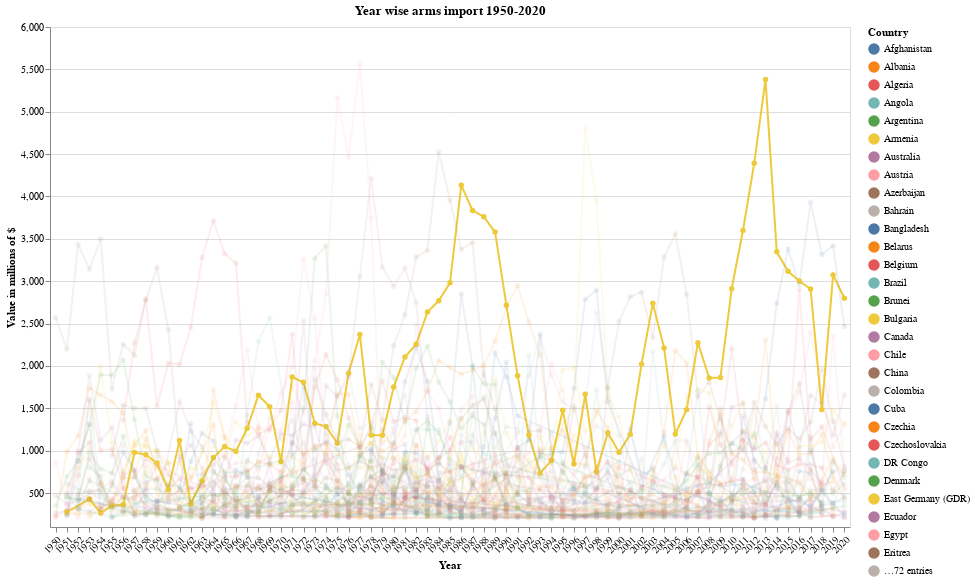

Notebook source saved alongside this figure:
### Markdown cell above
## Arms import over the years

### Code cell
dropdown_category = alt.binding_select(options=list(importer["Country"].unique()), name=" ")
selection_country = alt.selection_single(fields=["Country"], bind=dropdown_category,init={'Country': 'India'})

alt.Chart(importer, title='Year wise arms import 1950-2020').mark_line(point=True).encode(
    alt.X('variable', title='Year',  axis=alt.Axis(labelAngle=-45)),
    alt.Y('value',title='Value in millions of $',scale=alt.Scale(type='linear', domain=[100, 6000])),
    color='Country',
    opacity=alt.condition(
        selection_country,
        alt.value(1),
        alt.value(0.1)
)).add_selection(selection_country).properties(height=500, width=800)

### Figure 1 — Vega-Lite specification as saved in the notebook (floating-point values rounded to 4 significant figures; data arrays with more than 128 entries replaced by an {"elided": "..."} marker saying what was removed)
{"config": {"view": {"continuousWidth": 400, "continuousHeight": 300}}, "data": {"name": "data-b10f6df80dba1e3b093b3c867742ffc3"}, "mark": {"type": "line", "point": true}, "encoding": {"color": {"type": "nominal", "field": "Country"}, "opacity": {"condition": {"value": 1, "selection": "selector002"}, "value": 0.1}, "x": {"type": "nominal", "axis": {"labelAngle": -45}, "field": "variable", "title": "Year"}, "y": {"type": "quantitative", "field": "value", "scale": {"domain": [100, 6000], "type": "linear"}, "title": "Value in millions of $"}}, "height": 500, "selection": {"selector002": {"type": "single", "fields": ["Country"], "bind": {"input": "select", "options": ["Australia", "Canada", "China", "France", "North Korea", "Sweden", "United States", "Argentina", "Belgium", "Brazil", "Chile", "Czechoslovakia", "Greece", "India", "Italy", "Netherlands", "Poland", "South Korea", "United Kingdom", "Denmark", "Norway", "Romania", "Switzerland", "Taiwan", "Turkey", "Yugoslavia", "Bulgaria", "Hungary", "Japan", "Portugal", "Egypt", "Soviet Union", "Spain", "East Germany (GDR)", "Germany", "Israel", "South Africa", "Venezuela", "Pakistan", "Syria", "Afghanistan", "Colombia", "Indonesia", "Cuba", "Iraq", "Austria", "Finland", "Viet Nam", "Algeria", "Iran", "New Zealand", "Saudi Arabia", "South Vietnam", "Albania", "Jordan", "Libya", "Sudan", "Thailand", "Malaysia", "Peru", "Singapore", "Somalia", "Angola", "DR Congo", "Morocco", "Nigeria", "Ecuador", "Kuwait", "Philippines", "UAE", "Ethiopia", "Oman", "Kenya", "Mozambique", "North Yemen", "South Yemen", "Tanzania", "Zambia", "Mexico", "NATO**", "Qatar", "Tunisia", "Zimbabwe", "Bahrain", "Bangladesh", "Myanmar", "Slovakia", "Sri Lanka", "Eritrea", "Northern Alliance (Afghanistan)*", "Yemen", "Czechia", "Azerbaijan", "Brunei", "Turkmenistan", "Uganda", "Russia", "Kazakhstan", "Armenia", "Belarus", "Lithuania"], "name": " "}, "init": {"Country": "India"}}}, "title": "Year wise arms import 1950-2020", "width": 800, "$schema": "https://vega.github.io/schema/vega-lite/v4.8.1.json", "datasets": {"data-b10f6df80dba1e3b093b3c867742ffc3": {"elided": "2355 records"}}}
